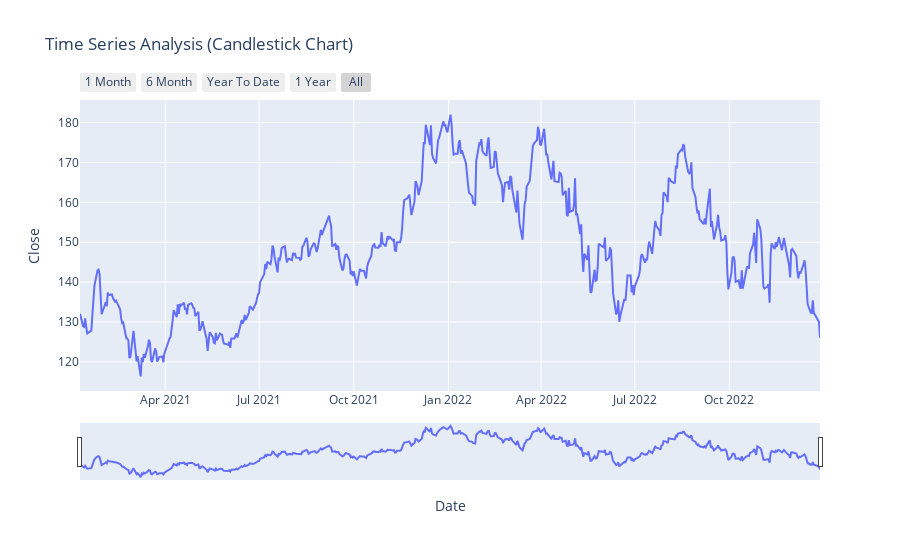

This figure's notebook cell:
### Code cell
import plotly.express as px
figure=px.line(data,data.index,data["Close"],title="Time Series Analysis (Line Plot)")
figure.update_layout(title="Time Series Analysis (Candlestick Chart)")
figure.update_xaxes(
    rangeslider_visible = True,
    rangeselector = dict(
        buttons = list([
            dict(count = 1, label = "1 Month", step = "month", stepmode = "backward"),
            dict(count = 6, label = "6 Month", step = "month", stepmode = "backward"),
            dict(count = 1, label = "Year To Date", step = "year", stepmode = "todate"),
            dict(count = 1, label = "1 Year", step = "year", stepmode = "backward"),
            dict(label = "All",step = "all")
        ])
    )
)
figure.show(width=12)

### Figure 1 — Plotly figure (JSON) as saved in the notebook; plotly's stock layout.template omitted (floating-point values rounded to 4 significant figures; data arrays with more than 128 entries replaced by an {"elided": "..."} marker saying what was removed)
{"data": [{"hovertemplate": "Date=%{x}<br>Close=%{y}<extra></extra>", "legendgroup": "", "line": {"color": "#636efa", "dash": "solid"}, "marker": {"symbol": "circle"}, "mode": "lines", "name": "", "orientation": "v", "showlegend": false, "type": "scatter", "x": {"elided": "497 str values"}, "xaxis": "x", "y": {"elided": "497 float values"}, "yaxis": "y"}], "layout": {"legend": {"tracegroupgap": 0}, "title": {"text": "Time Series Analysis (Candlestick Chart)"}, "xaxis": {"anchor": "y", "domain": [0, 1], "rangeselector": {"buttons": [{"count": 1, "label": "1 Month", "step": "month", "stepmode": "backward"}, {"count": 6, "label": "6 Month", "step": "month", "stepmode": "backward"}, {"count": 1, "label": "Year To Date", "step": "year", "stepmode": "todate"}, {"count": 1, "label": "1 Year", "step": "year", "stepmode": "backward"}, {"label": "All", "step": "all"}]}, "rangeslider": {"visible": true}, "title": {"text": "Date"}}, "yaxis": {"anchor": "x", "domain": [0, 1], "title": {"text": "Close"}}}}
